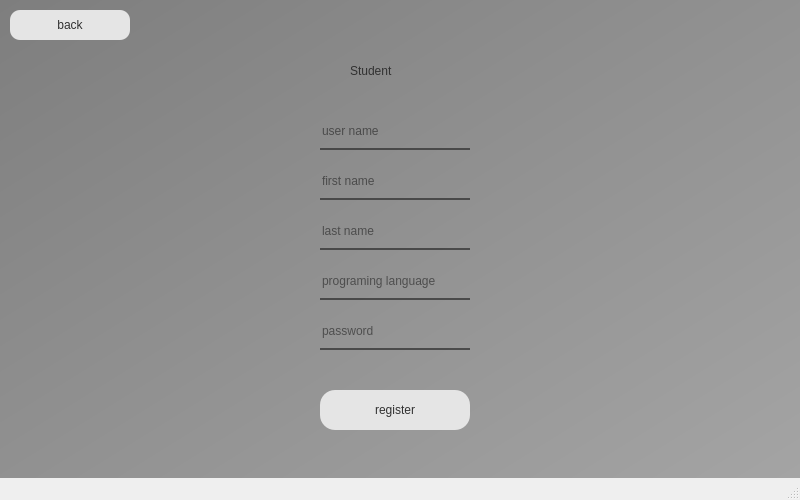
<?xml version="1.0" encoding="UTF-8"?>
<ui version="4.0">
 <class>MainWindow</class>
 <widget class="QMainWindow" name="MainWindow">
  <property name="geometry">
   <rect>
    <x>0</x>
    <y>0</y>
    <width>800</width>
    <height>500</height>
   </rect>
  </property>
  <property name="windowTitle">
   <string>MainWindow</string>
  </property>
  <widget class="QWidget" name="centralwidget">
   <widget class="QWidget" name="widget" native="true">
    <property name="geometry">
     <rect>
      <x>0</x>
      <y>0</y>
      <width>800</width>
      <height>500</height>
     </rect>
    </property>
    <property name="styleSheet">
     <string notr="true">background-color: qlineargradient(spread:pad, x1:0, y1:0, x2:1, y2:1, stop:0 rgba(126, 126, 126, 255), stop:1 rgba(165, 165, 165, 255));</string>
    </property>
    <widget class="QPushButton" name="registerbtn">
     <property name="geometry">
      <rect>
       <x>320</x>
       <y>390</y>
       <width>150</width>
       <height>40</height>
      </rect>
     </property>
     <property name="styleSheet">
      <string notr="true">QPushButton#registerbtn{
	font: 10pt &quot;MS Shell Dlg 2&quot;;	
	color: rgb(49, 49, 49);
	
	background-color: rgb(229, 229, 229);
	border-radius: 15px;
}
QPushButton#registerbtn:hover{
	font: 12pt &quot;MS Shell Dlg 2&quot;;	
	color: rgb(49, 49, 49);
}
QPushButton#registerbtn:pressed{
	font: 6pt &quot;MS Shell Dlg 2&quot;;	
	color: rgb(49, 49, 49);
}</string>
     </property>
     <property name="text">
      <string>register</string>
     </property>
    </widget>
    <widget class="QLabel" name="studentlabel">
     <property name="geometry">
      <rect>
       <x>350</x>
       <y>50</y>
       <width>91</width>
       <height>41</height>
      </rect>
     </property>
     <property name="styleSheet">
      <string notr="true">color: rgb(49, 49, 49);
font: 18pt &quot;MS Shell Dlg 2&quot;;
background-color: None
</string>
     </property>
     <property name="text">
      <string>Student</string>
     </property>
    </widget>
    <widget class="QPushButton" name="backbtn">
     <property name="geometry">
      <rect>
       <x>10</x>
       <y>10</y>
       <width>120</width>
       <height>30</height>
      </rect>
     </property>
     <property name="styleSheet">
      <string notr="true">QPushButton#backbtn{
	font: 10pt &quot;MS Shell Dlg 2&quot;;	
	color: rgb(49, 49, 49);
	
	background-color: rgb(229, 229, 229);
	border-radius: 10px;
}
QPushButton#backbtn:hover{
	font: 12pt &quot;MS Shell Dlg 2&quot;;	
	color: rgb(49, 49, 49);
}
QPushButton#backbtn:pressed{
	font: 6pt &quot;MS Shell Dlg 2&quot;;	
	color: rgb(49, 49, 49);
}</string>
     </property>
     <property name="text">
      <string>back</string>
     </property>
    </widget>
    <widget class="QLineEdit" name="username">
     <property name="geometry">
      <rect>
       <x>320</x>
       <y>120</y>
       <width>150</width>
       <height>30</height>
      </rect>
     </property>
     <property name="styleSheet">
      <string notr="true">background-color: rgba(0, 0, 0, 0);
border:none;
border-bottom: 2px solid rgba(53, 53, 53, 200);
color: rgba(0, 0, 0, 240);
padding-bottom: 7px;

</string>
     </property>
     <property name="placeholderText">
      <string>user name</string>
     </property>
    </widget>
    <widget class="QLineEdit" name="password">
     <property name="geometry">
      <rect>
       <x>320</x>
       <y>320</y>
       <width>150</width>
       <height>30</height>
      </rect>
     </property>
     <property name="styleSheet">
      <string notr="true">background-color: rgba(0, 0, 0, 0);
border:none;
border-bottom: 2px solid rgba(53, 53, 53, 200);
color: rgba(0, 0, 0, 240);
padding-bottom: 7px;

</string>
     </property>
     <property name="echoMode">
      <enum>QLineEdit::Password</enum>
     </property>
     <property name="placeholderText">
      <string>password</string>
     </property>
    </widget>
    <widget class="QLabel" name="errortext">
     <property name="geometry">
      <rect>
       <x>320</x>
       <y>270</y>
       <width>151</width>
       <height>16</height>
      </rect>
     </property>
     <property name="styleSheet">
      <string notr="true">color: rgb(204, 6, 0);
background-color: None
</string>
     </property>
     <property name="text">
      <string/>
     </property>
    </widget>
    <widget class="QLineEdit" name="firstname">
     <property name="geometry">
      <rect>
       <x>320</x>
       <y>170</y>
       <width>150</width>
       <height>30</height>
      </rect>
     </property>
     <property name="styleSheet">
      <string notr="true">background-color: rgba(0, 0, 0, 0);
border:none;
border-bottom: 2px solid rgba(53, 53, 53, 200);
color: rgba(0, 0, 0, 240);
padding-bottom: 7px;

</string>
     </property>
     <property name="placeholderText">
      <string>first name</string>
     </property>
    </widget>
    <widget class="QLineEdit" name="lastname">
     <property name="geometry">
      <rect>
       <x>320</x>
       <y>220</y>
       <width>150</width>
       <height>30</height>
      </rect>
     </property>
     <property name="styleSheet">
      <string notr="true">background-color: rgba(0, 0, 0, 0);
border:none;
border-bottom: 2px solid rgba(53, 53, 53, 200);
color: rgba(0, 0, 0, 240);
padding-bottom: 7px;

</string>
     </property>
     <property name="placeholderText">
      <string>last name</string>
     </property>
    </widget>
    <widget class="QLineEdit" name="prolanguage">
     <property name="geometry">
      <rect>
       <x>320</x>
       <y>270</y>
       <width>150</width>
       <height>30</height>
      </rect>
     </property>
     <property name="styleSheet">
      <string notr="true">background-color: rgba(0, 0, 0, 0);
border:none;
border-bottom: 2px solid rgba(53, 53, 53, 200);
color: rgba(0, 0, 0, 240);
padding-bottom: 7px;

</string>
     </property>
     <property name="placeholderText">
      <string>programing language</string>
     </property>
    </widget>
    <widget class="QLabel" name="errortext_2">
     <property name="geometry">
      <rect>
       <x>320</x>
       <y>360</y>
       <width>151</width>
       <height>16</height>
      </rect>
     </property>
     <property name="styleSheet">
      <string notr="true">color: rgb(204, 6, 0);
background-color: None
</string>
     </property>
     <property name="text">
      <string/>
     </property>
    </widget>
   </widget>
  </widget>
  <widget class="QMenuBar" name="menubar">
   <property name="geometry">
    <rect>
     <x>0</x>
     <y>0</y>
     <width>800</width>
     <height>21</height>
    </rect>
   </property>
  </widget>
  <widget class="QStatusBar" name="statusbar"/>
 </widget>
 <resources/>
 <connections/>
</ui>
